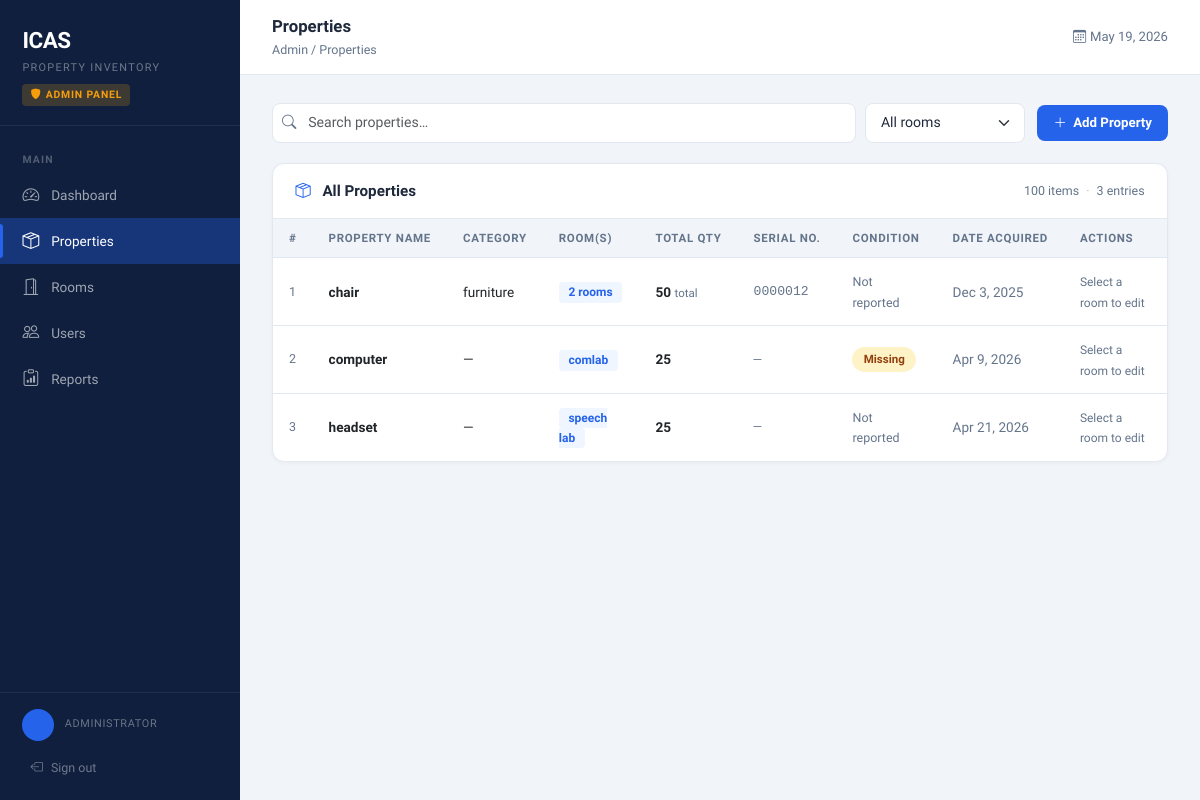
Screenshot of /admin/properties.php (signed in) with the database file from the repository.
### tables this page shows
CREATE TABLE `items` (
  `id` int(11) NOT NULL,
  `property_name` varchar(150) NOT NULL,
  `category` varchar(100) DEFAULT NULL,
  `serial_no` varchar(100) DEFAULT NULL,
  `date_acquired` date DEFAULT NULL,
  `remarks` text DEFAULT NULL
);

### admin/properties.php (the view, shortened to what this page needs)
<?php
require_once '../config/db.php';
require_once '../includes/admin_layout.php';
$search      = trim($_GET['q']    ?? '');
$room_filter = (int)($_GET['room'] ?? 0);
if ($room_filter) {
    $where  = ["pa.room_id = ?"];
    $params = [$room_filter];
    if ($search) {
        $where[]  = "(i.property_name LIKE ? OR i.category LIKE ? OR i.serial_no LIKE ?)";
        $params[] = "%$search%"; $params[] = "%$search%"; $params[] = "%$search%";
    }
    $where_sql = 'WHERE ' . implode(' AND ', $where);
    $stmt = $pdo->prepare("
        SELECT pa.id, i.property_name, i.category, i.serial_no,
               pa.quantity, i.date_acquired, i.remarks, pa.room_id, pa.item_id,
               r.room_name,
               (SELECT conditions FROM property_conditions
                WHERE property_id = pa.id ORDER BY reported_at DESC LIMIT 1) AS latest_condition,
               0 AS is_grouped,
               1 AS room_count
        FROM property_assignments pa
        JOIN items i ON pa.item_id = i.id
        JOIN rooms r ON pa.room_id = r.id
        $where_sql
        ORDER BY i.property_name ASC
    ");
    $stmt->execute($params);
} else {
    $where = []; $params = [];
    $where_sql = $where ? 'WHERE ' . implode(' AND ', $where) : '';
    $stmt = $pdo->prepare("
        SELECT
            i.id,
            i.property_name,
            i.category,
            i.serial_no,
            SUM(pa.quantity)     AS quantity,
            i.date_acquired,
            i.remarks,
            NULL                 AS room_id,
            NULL                 AS item_id,
            GROUP_CONCAT(DISTINCT r.room_name ORDER BY r.room_name SEPARATOR ', ') AS room_name,
            (SELECT conditions FROM property_conditions
             WHERE property_id = (SELECT id FROM property_assignments WHERE item_id = i.id LIMIT 1)
             ORDER BY reported_at DESC LIMIT 1) AS latest_condition,
            COUNT(DISTINCT pa.room_id) AS room_count,
            1 AS is_grouped
        FROM items i
        JOIN property_assignments pa ON pa.item_id = i.id
        JOIN rooms r ON pa.room_id = r.id
        $where_sql
        GROUP BY i.id
        ORDER BY i.property_name ASC
    ");
    $stmt->execute($params);
}
$properties  = $stmt->fetchAll();
$rooms       = $pdo->query("SELECT * FROM rooms ORDER BY room_name")->fetchAll();
$total_qty   = array_sum(array_column($properties, 'quantity'));
$row_count   = count($properties);
$is_grouped  = !$room_filter;
?>
<div style="display:flex;align-items:center;gap:.75rem;flex-wrap:wrap;margin-bottom:1.25rem;">
  <div style="display:flex;gap:.6rem;flex:1;flex-wrap:wrap;align-items:center;">
    <div class="search-wrap" style="flex:1;min-width:200px;">
      <i class="bi bi-search"></i>
      <input type="text" id="prop-search" class="form-control"
             placeholder="Search properties…"
             value="<?= htmlspecialchars($search) ?>"
             autocomplete="off">
    </div>
    <select id="room-filter" class="form-select" style="width:auto;min-width:160px;">
      <option value="">All rooms</option>
    </select>
  </div>
  <button class="btn-primary-custom" onclick="openModal('modal-add')">
    <i class="bi bi-plus-lg"></i> Add Property
  </button>
</div>
<div class="card">
  <div class="card-header-custom">
    <h5><i class="bi bi-box-seam me-2" style="color:var(--blue)"></i>
        <span id="table-heading"><?= $room_filter ? htmlspecialchars(array_values(array_filter($rooms, fn($r) => (int)$r['id'] === $room_filter))[0]['room_name'] ?? '') . ' Properties' : 'All Properties' ?></span>
    </h5>
    <span id="record-count" style="font-size:.78rem;color:var(--muted)">
      <?= number_format($total_qty) ?> item<?= $total_qty !== 1 ? 's' : '' ?>
      <span style="opacity:.5;margin:0 .25rem">&middot;</span>
      <?= $row_count ?> entr<?= $row_count !== 1 ? 'ies' : 'y' ?>
    </span>
  </div>
  <div style="overflow-x:auto;position:relative;">
    <table class="table-custom">
      <thead>
        <tr>
          <th>#</th><th>Property Name</th><th>Category</th><th>Room(s)</th>
          <th>Total Qty</th><th>Serial No.</th><th>Condition</th><th>Date Acquired</th>
          <th id="actions-col">Actions</th>
        </tr>
      </thead>
      <tbody id="properties-tbody">
        <?php if (empty($properties)): ?>
          <tr><td colspan="9" style="text-align:center;color:var(--muted);padding:2.5rem;">
            No properties found.
          </td></tr>
        <?php else: ?>
          <?php foreach ($properties as $i => $p): ?>
          <tr>
            <td style="color:var(--muted);font-size:.78rem;"><?= $i + 1 ?></td>
            <td style="font-weight:600;max-width:200px;"><?= htmlspecialchars($p['property_name']) ?></td>
            <td><?= htmlspecialchars($p['category'] ?: '—') ?></td>
            <td>
              <?php if ($is_grouped && ($p['room_count'] ?? 1) > 1): ?>
                <span title="<?= htmlspecialchars($p['room_name']) ?>"
                      style="background:var(--blue-soft);color:var(--blue);padding:.2rem .6rem;border-radius:4px;font-size:.75rem;font-weight:600;cursor:default;">
                  <?= $p['room_count'] ?> rooms
                </span>
              <?php else: ?>
                <span style="background:var(--blue-soft);color:var(--blue);padding:.2rem .6rem;border-radius:4px;font-size:.75rem;font-weight:600;">
                  <?= htmlspecialchars($p['room_name']) ?>
                </span>
              <?php endif; ?>
            </td>
            <td style="font-weight:<?= $is_grouped ? '700' : '400' ?>;">
              <?= $p['quantity'] ?>
              <?php if ($is_grouped && ($p['room_count'] ?? 1) > 1): ?>
                <span style="color:var(--muted);font-size:.72rem;font-weight:400"> total</span>
              <?php endif; ?>
            </td>
            <td style="color:var(--muted);font-family:monospace;font-size:.82rem;"><?= htmlspecialchars($p['serial_no'] ?: '—') ?></td>
            <td>
              <?php
                $cond = $p['latest_condition'];
                if ($cond === 'damaged')     echo '<span class="badge-pill badge-damaged">Damaged</span>';
                elseif ($cond === 'missing') echo '<span class="badge-pill badge-missing">Missing</span>';
                elseif ($cond === 'good')    echo '<span class="badge-pill badge-good">Good</span>';
                else echo '<span style="color:var(--muted);font-size:.78rem;">Not reported</span>';
              ?>
            </td>
            <td style="color:var(--muted);"><?= $p['date_acquired'] ? date('M j, Y', strtotime($p['date_acquired'])) : '—' ?></td>
            <td>
              <?php if (!$is_grouped): ?>
              <div style="display:flex;gap:.35rem;">
                <button class="btn-sm-action" onclick='openEditModal(<?= htmlspecialchars(json_encode($p)) ?>)'>
                  <i class="bi bi-pencil"></i>
                </button>
                <button class="btn-sm-action danger"
                  onclick="openDeleteModal(<?= $p['id'] ?>, <?= (int)($p['item_id'] ?? 0) ?>, '<?= htmlspecialchars(addslashes($p['property_name'])) ?>')">
                  <i class="bi bi-trash"></i>
                </button>
              </div>
              <?php else: ?>
                <span style="color:var(--muted);font-size:.75rem;">Select a room to edit</span>
              <?php endif; ?>
            </td>
          </tr>
          <?php endforeach; ?>
        <?php endif; ?>
      </tbody>
    </table>
  </div>
</div>

### includes/admin_layout.php (style rules this page uses)
:root { --navy: #0F1F3D; --navy-light: #1B2E52; --navy-mid: #243656; --blue: #2563EB; --blue-soft: #EFF6FF; --accent: #F59E0B; --accent-soft:#FEF3C7; --success: #059669; --danger: #DC2626; --warning: #D97706; --text: #1E293B; --muted: #64748B; --border: #E2E8F0; --bg: #F1F5F9; --card: #FFFFFF; --sidebar-w: 240px; --radius: 12px; --radius-sm: 8px; }
*, *::before, *::after { box-sizing: border-box; margin: 0; padding: 0; }
body { font-family: 'Plus Jakarta Sans', sans-serif; background: var(--bg); color: var(--text); display: flex; min-height: 100vh; font-size: 14px; }
.card { background: var(--card); border: 1px solid var(--border); border-radius: var(--radius); box-shadow: 0 1px 4px rgba(0,0,0,.04); }
.card-header-custom { padding: 1.1rem 1.4rem; border-bottom: 1px solid var(--border); display: flex; align-items: center; justify-content: space-between; flex-wrap: wrap; gap: .75rem; }
.card-header-custom h5 { font-size: .95rem; font-weight: 700; color: var(--text); margin: 0; }
.table-custom { width: 100%; border-collapse: collapse; }
.table-custom thead th { background: var(--bg); padding: .65rem 1rem; font-size: .72rem; font-weight: 700; text-transform: uppercase; letter-spacing: .06em; color: var(--muted); border-bottom: 1px solid var(--border); white-space: nowrap; }
.table-custom tbody td { padding: .8rem 1rem; border-bottom: 1px solid var(--border); font-size: .85rem; vertical-align: middle; }
.table-custom tbody tr:last-child td { border-bottom: none; }
.badge-pill { display: inline-flex; align-items: center; gap: .3rem; padding: .25rem .7rem; border-radius: 999px; font-size: .72rem; font-weight: 600; }
.badge-missing { background: #FEF3C7; color: #92400E; }
.btn-primary-custom { background: var(--blue); color: #fff; border: none; border-radius: var(--radius-sm); padding: .5rem 1rem; font-size: .83rem; font-weight: 600; cursor: pointer; display: inline-flex; align-items: center; gap: .4rem; text-decoration: none; transition: background .15s; }
.form-control, .form-select { border: 1.5px solid var(--border); border-radius: var(--radius-sm); padding: .55rem .9rem; font-size: .88rem; font-family: 'Plus Jakarta Sans', sans-serif; transition: border-color .2s, box-shadow .2s; width: 100%; color: var(--text); }
.search-wrap { position: relative; }
.search-wrap .bi { position: absolute; left: 10px; top: 50%; transform: translateY(-50%); color: var(--muted); font-size: .9rem; }
.search-wrap input { padding-left: 2.2rem; }

### rows the page displays
items: property_name "chair", category "furniture", room_count "2", quantity "50", shows "total", serial_no "0000012", shows "Not reported", date_acquired "Dec 3, 2025"
items: property_name "computer", category "—", room_name "comlab", quantity "25", serial_no "—", shows "Missing", date_acquired "Apr 9, 2026"
items: property_name "headset", category "—", room_name "speech lab", quantity "25", serial_no "—", shows "Not reported", date_acquired "Apr 21, 2026"

### other values shown
$item['label'] "Dashboard"
$item['label'] "Properties"
$item['label'] "Rooms"
$item['label'] "Users"
$item['label'] "Reports"
$page_title "Properties"
$total_qty "100"
$row_count "3"
